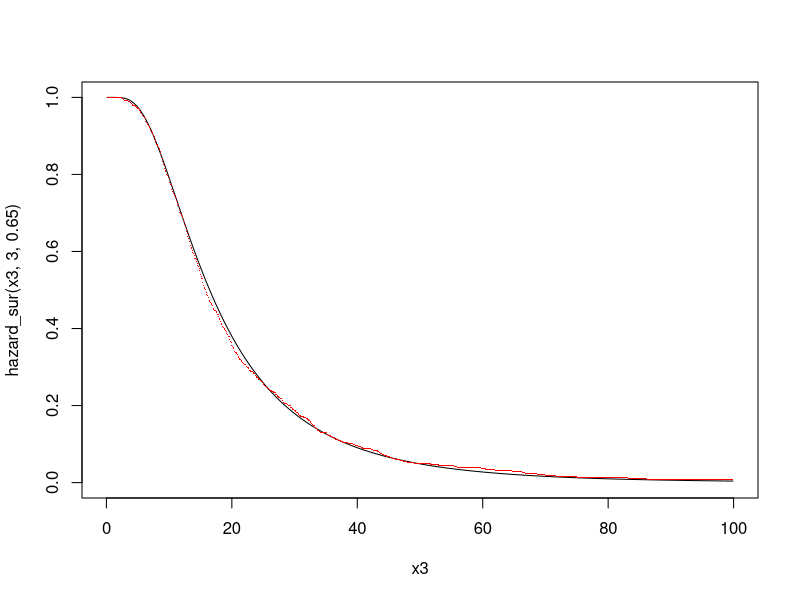

Write the R code that produced this figure.
x3=1:999/10

list_grt <- function(list,vals) {
y={}
for (i in 1:length(vals)) y=c(y,sum(list>vals[i]))
y/length(vals)
}

hazard_sur <-function(x,mu,sigma) {
1-(1-exp(-plnorm(x,mu,sigma)))/(1-exp(-1))
}

hazard_ran <-function(n,mu,sigma) {
exp( mu+sigma*qnorm(-log( 1 - runif(n)*(1-exp(-1)) )))
}

plot(x3,hazard_sur(x3,3,0.65),type="l",ylim=c(0,1))
points(x3,list_grt(hazard_ran(length(x3),3,0.65),x3),col="red",pch=".")


